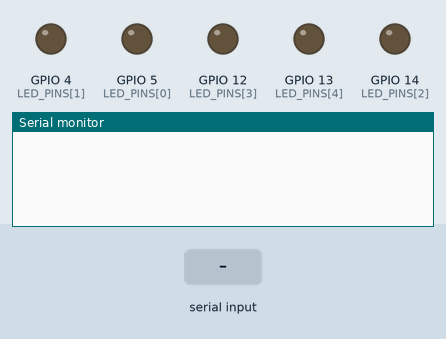
Recording of a sketch running on a simulated ESP32-S3. On the bench: output pins drawn as LEDs (lit = HIGH), the last lines printed to the serial monitor. Inputs (shaded band) come from the test bench.

Above: at 1.2 s.
1.3 s: "90,45\n" received over Serial
At 1.9 s:
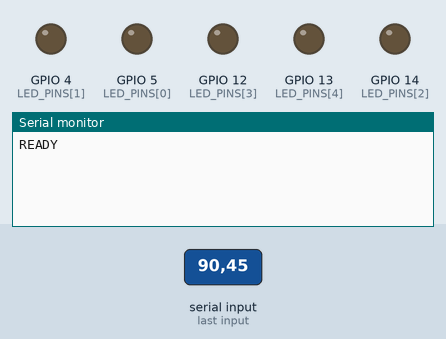
2.8 s: "C90\n" received over Serial
At 4.0 s:
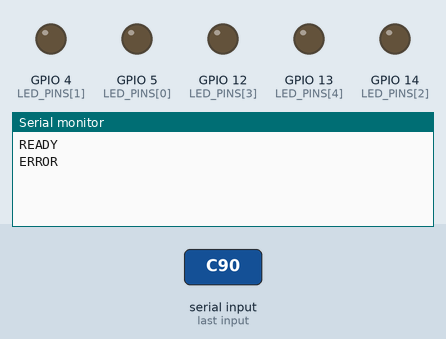
4.3 s: "C,45\n" received over Serial
At 5.3 s:
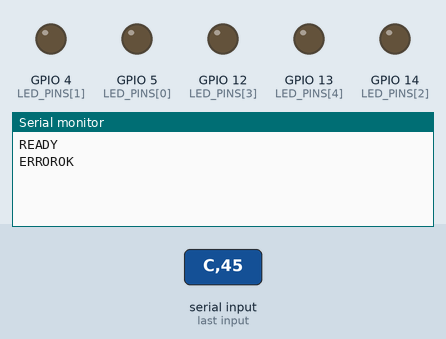

The sketch:

ESP_Firmware.ino
```cpp
#include "config.h"

/// Tested on ESP32-S3-USB-OTG

void setup() {
  Serial.begin(BAUD_RATE);

  for(auto i: LED_PINS){
    pinMode(i, OUTPUT);
  }
}

String serialInput(){
  String MyString = "";
  char Cache;

  while(Serial.available()){
    Cache = Serial.read();
    if(Cache == '\n'){
      break;
    }
    MyString += Cache;
  }

  return MyString;
}

void update_leds(int count){
  for(int i = count; i < LED_COUNT; i++){
    digitalWrite(LED_PINS[i], 0);
  }
  for(int i = 0; i < count; i++){
    digitalWrite(LED_PINS[i], 1);
  }
}

void loop() {
  String command = serialInput();

  if(command.startsWith("C") && command.length() >= 2){ /// C + [Number]
    int finger_count = command.substring(1).toInt();

    if(finger_count >= 0 && finger_count <= LED_COUNT){ /// Valid command
      update_leds(finger_count);
      Serial.print("OK\n");
    }else{ /// Invalid command
      Serial.print("ERROR");
    }
  ///////////////////////////////
  }else if(command == ""){
    /// Do Nothing
  ///////////////////////////////
  }else if(command = "HELLO"){ /// Hello
      Serial.print("READY\n");
  ///////////////////////////////
  }else{ /// unknown command
    Serial.print("ERROR");
  }
}
```

hardware_test.ino
```cpp

```

config.h
```cpp
// Example content of config.h
#define BAUD_RATE 115200
#define LED_COUNT 5
const int LED_PINS[LED_COUNT] = {5, 4, 14, 12, 13}; // D1, D2, D5, D6, D7
```

Measured:
- after the input at 1.3 s, the serial monitor: prints a new line at once (image 1)
- after the input at 2.8 s, the serial monitor: prints a new line at once (image 2)
- after the input at 4.3 s, the serial monitor: prints a new line at once (image 3)
